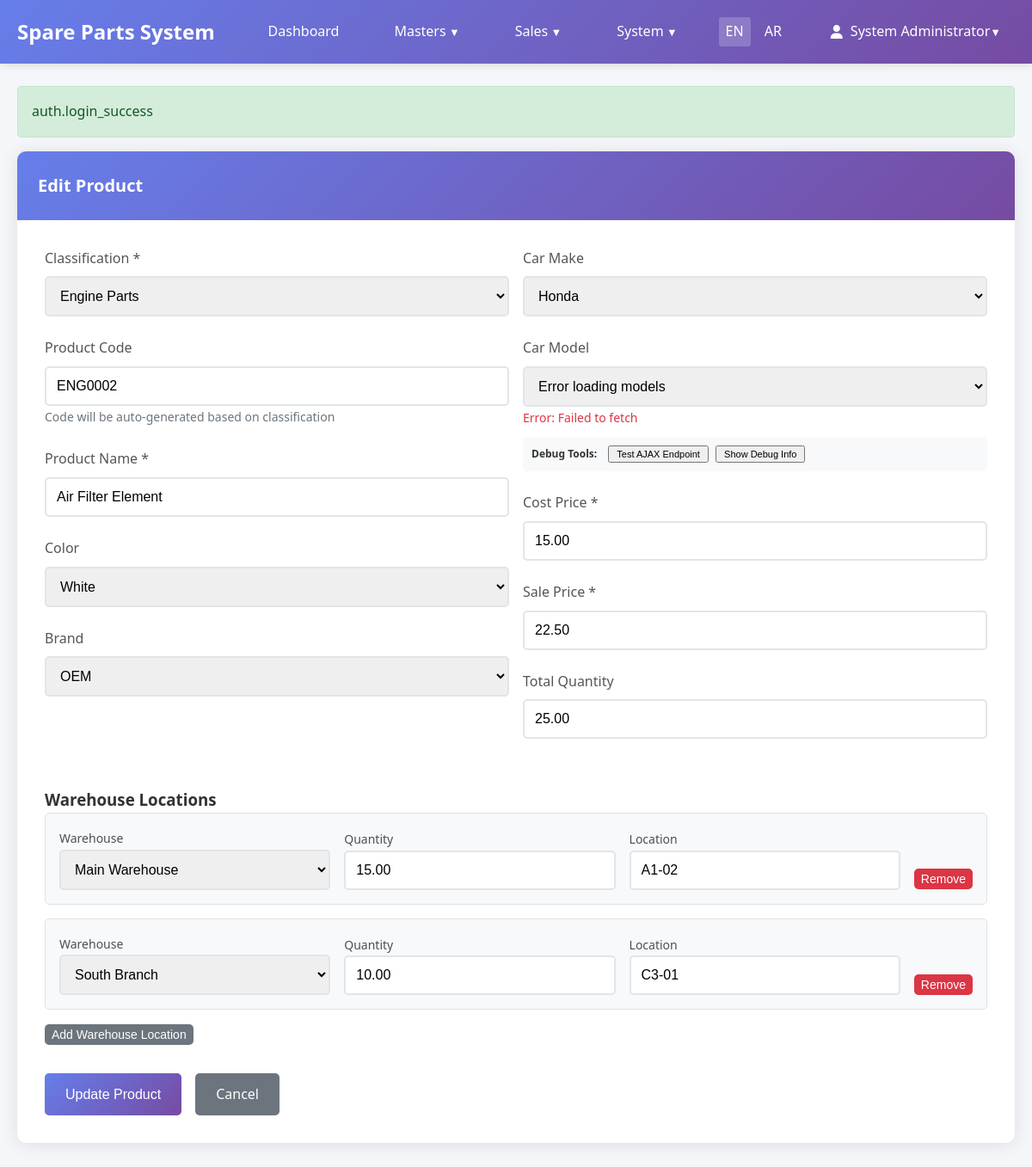
Screenshot of /products/2/edit (signed in) with the database file from the repository.
### tables this page shows
CREATE TABLE `sp_products` (
  `id` int NOT NULL AUTO_INCREMENT,
  `classification` varchar(100) NOT NULL,
  `code` varchar(50) NOT NULL,
  `name` varchar(255) NOT NULL,
  `cost_price` decimal(12,2) DEFAULT '0.00',
  `sale_price` decimal(12,2) DEFAULT '0.00',
  `currency_code` varchar(3) NOT NULL DEFAULT 'EGP',
  `color` varchar(100) DEFAULT NULL,
  `brand` varchar(100) DEFAULT NULL,
  `car_make` varchar(100) DEFAULT NULL,
  `car_model` varchar(100) DEFAULT NULL,
  `total_qty` decimal(10,2) NOT NULL DEFAULT '0.00',
  `reserved_quotes` decimal(10,2) NOT NULL DEFAULT '0.00',
  `reserved_orders` decimal(10,2) NOT NULL DEFAULT '0.00',
  `created_at` timestamp NOT NULL DEFAULT CURRENT_TIMESTAMP,
  PRIMARY KEY (`id`),
  UNIQUE KEY `code` (`code`),
  KEY `idx_classification` (`classification`),
  KEY `idx_name` (`name`),
  KEY `idx_brand` (`brand`),
  KEY `idx_car_make_model` (`car_make`,`car_model`),
  KEY `fk_products_currency` (`currency_code`),
  CONSTRAINT `fk_products_currency` FOREIGN KEY (`currency_code`) REFERENCES `sp_currencies` (`code`) ON UPDATE CASCADE
);

CREATE TABLE `sp_dropdowns` (
  `id` int NOT NULL AUTO_INCREMENT,
  `category` enum('color','brand','car_make','car_model','classification') NOT NULL,
  `value` varchar(255) NOT NULL,
  `parent_id` int DEFAULT NULL,
  `created_at` timestamp NOT NULL DEFAULT CURRENT_TIMESTAMP,
  PRIMARY KEY (`id`),
  KEY `idx_category` (`category`),
  KEY `idx_parent` (`parent_id`),
  KEY `idx_category_parent` (`category`,`parent_id`),
  CONSTRAINT `fk_dropdowns_parent` FOREIGN KEY (`parent_id`) REFERENCES `sp_dropdowns` (`id`) ON DELETE CASCADE
);

CREATE TABLE `sp_product_locations` (
  `id` int NOT NULL AUTO_INCREMENT,
  `product_id` int NOT NULL,
  `warehouse_id` int NOT NULL,
  `location_label` varchar(255) DEFAULT NULL,
  `qty` decimal(10,2) NOT NULL DEFAULT '0.00',
  PRIMARY KEY (`id`),
  UNIQUE KEY `product_warehouse` (`product_id`,`warehouse_id`),
  KEY `fk_product_locations_warehouse` (`warehouse_id`),
  CONSTRAINT `fk_product_locations_product` FOREIGN KEY (`product_id`) REFERENCES `sp_products` (`id`) ON DELETE CASCADE,
  CONSTRAINT `fk_product_locations_warehouse` FOREIGN KEY (`warehouse_id`) REFERENCES `sp_warehouses` (`id`) ON DELETE CASCADE
);

CREATE TABLE `sp_warehouses` (
  `id` int NOT NULL AUTO_INCREMENT,
  `name` varchar(255) NOT NULL,
  `address` text,
  `capacity` decimal(10,2) DEFAULT NULL,
  `responsible_name` varchar(255) DEFAULT NULL,
  `responsible_email` varchar(255) DEFAULT NULL,
  `responsible_phone` varchar(50) DEFAULT NULL,
  `created_at` timestamp NOT NULL DEFAULT CURRENT_TIMESTAMP,
  PRIMARY KEY (`id`),
  KEY `idx_name` (`name`)
);

### app/views/products/form.php (the view, shortened to what the rows shown need)
<?php
$isEdit = isset($product);
?>
<div class="card">
    <div class="card-header">
        <h1 class="card-title">
            <?= $isEdit ? 'Edit' : 'Create' ?> Product
        </h1>
    </div>
    <div class="card-body">
        <form method="POST" action="<?= $isEdit ? '/products/' . $product['id'] : '/products' ?>" id="productForm">
            <div class="row">
                <div class="col-md-6">
                    <div class="form-group">
                        <label for="classification" class="form-label">Classification *</label>
                        <select name="classification" id="classification" class="form-control" required>
                            <?php foreach ($dropdowns['classifications'] as $classification): ?>
                                <option value="<?= Helpers::escape($classification['value']) ?>"
                                        <?= ($isEdit && $product['classification'] == $classification['value']) ? 'selected' : '' ?>>
                                    <?= Helpers::escape($classification['value']) ?>
                                </option>
                            <?php endforeach; ?>
                        </select>
                    </div>
                    <div class="form-group">
                        <label for="code" class="form-label">Product Code</label>
                        <input
                            type="text"
                            name="code"
                            id="code"
                            class="form-control"
                            value="<?= $isEdit ? Helpers::escape($product['code']) : '' ?>"
                            placeholder="Auto-generated if empty"
                            readonly
                        >
                        <small class="form-text">Code will be auto-generated based on classification</small>
                    </div>
                    <div class="form-group">
                        <label for="name" class="form-label">Product Name *</label>
                        <input
                            type="text"
                            name="name"
                            id="name"
                            class="form-control"
                            value="<?= $isEdit ? Helpers::escape($product['name']) : Helpers::old('name') ?>"
                            required
                        >
                    </div>
                    <div class="form-group">
                        <label for="color" class="form-label">Color</label>
                        <select name="color" id="color" class="form-control">
                            <?php foreach ($dropdowns['colors'] as $color): ?>
                                <option value="<?= Helpers::escape($color['value']) ?>"
                                        <?= ($isEdit && $product['color'] == $color['value']) ? 'selected' : '' ?>>
                                    <?= Helpers::escape($color['value']) ?>
                                </option>
                            <?php endforeach; ?>
                        </select>
                    </div>
                    <div class="form-group">
                        <label for="brand" class="form-label">Brand</label>
                        <select name="brand" id="brand" class="form-control">
                            <?php foreach ($dropdowns['brands'] as $brand): ?>
                                <option value="<?= Helpers::escape($brand['value']) ?>"
                                        <?= ($isEdit && $product['brand'] == $brand['value']) ? 'selected' : '' ?>>
                                    <?= Helpers::escape($brand['value']) ?>
                                </option>
                            <?php endforeach; ?>
                        </select>
                    </div>
                </div>
                <div class="col-md-6">
                    <div class="form-group">
                        <label for="car_make" class="form-label">Car Make</label>
                        <select name="car_make" id="car_make" class="form-control" onchange="loadCarModels(this.value)">
                            <?php foreach ($dropdowns['car_makes'] as $make): ?>
                                <option value="<?= Helpers::escape($make['value']) ?>"
                                        data-id="<?= $make['id'] ?>"
                                        <?= ($isEdit && $product['car_make'] == $make['value']) ? 'selected' : '' ?>>
                                    <?= Helpers::escape($make['value']) ?>
                                </option>
                            <?php endforeach; ?>
                        </select>
                    </div>
                    <div class="form-group">
                        <label for="car_model" class="form-label">Car Model</label>
                        <select name="car_model" id="car_model" class="form-control">
                            <option value="">Select Car Model</option>
                        </select>
                        <small id="car_model_status" class="form-text"></small>
                    </div>
                    <div class="form-group">
                        <label for="cost_price" class="form-label">Cost Price *</label>
                        <input
                            type="number"
                            name="cost_price"
                            id="cost_price"
                            class="form-control"
                            step="0.01"
                            min="0"
                            value="<?= $isEdit ? $product['cost_price'] : Helpers::old('cost_price') ?>"
                            required
                        >
                    </div>
                    <div class="form-group">
                        <label for="sale_price" class="form-label">Sale Price *</label>
                        <input
                            type="number"
                            name="sale_price"
                            id="sale_price"
                            class="form-control"
                            step="0.01"
                            min="0"
                            value="<?= $isEdit ? $product['sale_price'] : Helpers::old('sale_price') ?>"
                            required
                        >
                    </div>
                    <div class="form-group">
                        <label for="total_qty" class="form-label">Total Quantity</label>
                        <input
                            type="number"
                            name="total_qty"
                            id="total_qty"
                            class="form-control"
                            step="0.01"
                            min="0"
                            value="<?= $isEdit ? $product['total_qty'] : '0' ?>"
                        >
                    </div>
                </div>
            </div>
            <div class="warehouse-locations" style="margin-top: 2rem;">
                <h3>Warehouse Locations</h3>
                <div id="warehouse-locations-container">
                    <?php if ($isEdit && !empty($locations)): ?>
                        <?php foreach ($locations as $index => $location): ?>
                            <div class="warehouse-location-row" style="display: flex; gap: 1rem; margin-bottom: 1rem; align-items: end;">
                                <div style="flex: 1;">
                                    <label>Warehouse</label>
                                    <select name="warehouses[]" class="form-control">
                                        <?php foreach ($warehouses as $warehouse): ?>
                                            <option value="<?= $warehouse['id'] ?>"
                                                    <?= $warehouse['id'] == $location['warehouse_id'] ? 'selected' : '' ?>>
                                                <?= Helpers::escape($warehouse['name']) ?>
                                            </option>
                                        <?php endforeach; ?>
                                    </select>
                                </div>
                                <div style="flex: 1;">
                                    <label>Quantity</label>
                                    <input type="number" name="quantities[]" class="form-control" step="0.01"
                                           value="<?= $location['qty'] ?>">
                                </div>
                                <div style="flex: 1;">
                                    <label>Location</label>
                                    <input type="text" name="locations[]" class="form-control"
                                           placeholder="A1-01" value="<?= Helpers::escape($location['location_label']) ?>">
                                </div>
                                <div>
                                    <button type="button" onclick="removeWarehouseRow(this)" class="btn btn-danger btn-sm">Remove</button>
                                </div>
                            </div>
                        <?php endforeach; ?>
                    <?php endif; ?>
                </div>
                <button type="button" onclick="addWarehouseRow()" class="btn btn-secondary btn-sm">Add Warehouse Location</button>
            </div>
            <div style="display: flex; gap: 1rem; margin-top: 2rem;">
                <button type="submit" class="btn btn-primary">
                    <?= $isEdit ? 'Update' : 'Create' ?> Product
                </button>
                <a href="/products" class="btn btn-secondary">Cancel</a>
            </div>
        </form>
    </div>
</div>
<?php
include __DIR__ . '/../layouts/base.php';
?>

### app/core/Router.php (shortened to what the rows shown need)
<?php
class Router
{
    private array $routes = [];
    private array $groupStack = [];
    public function group(array $attributes, callable $callback): void
    {
        $this->groupStack[] = $attributes;
        array_pop($this->groupStack);
    }
    private function addRoute(string $method, string $path, string $action): void
    {
        $path = '/' . trim($path, '/');
        if ($path !== '/') {
            $path = rtrim($path, '/');
        }
        $route = [
            'method' => $method,
            'path' => $path,
            'action' => $action,
            'middleware' => $this->getGroupMiddleware()
        ];
        $this->routes[] = $route;
    }
    private function getGroupMiddleware(): array
    {
        $middleware = [];
        foreach ($this->groupStack as $group) {
            if (isset($group['auth']) && $group['auth']) {
                $middleware[] = 'auth';
            }
        }
        return $middleware;
    }
    public function resolve(): void
    {
        $method = $_SERVER['REQUEST_METHOD'];
        $path = parse_url($_SERVER['REQUEST_URI'], PHP_URL_PATH);
        $path = '/' . trim($path, '/');
        if ($path !== '/') {
            $path = rtrim($path, '/');
        }
        foreach ($this->routes as $route) {
            if ($route['method'] === $method && $this->matchPath($route['path'], $path)) {
                $this->executeAction($route['action'], $this->extractParams($route['path'], $path));
                return;
            }
        }
    }
    private function matchPath(string $routePath, string $requestPath): bool
    {
        $pattern = preg_replace('/\{[^}]+\}/', '([^/]+)', $routePath);
        $pattern = '#^' . $pattern . '$#';
        return (bool) preg_match($pattern, $requestPath);
    }
    private function extractParams(string $routePath, string $requestPath): array
    {
        $params = [];
        preg_match_all('/\{([^}]+)\}/', $routePath, $paramNames);
        $pattern = preg_replace('/\{[^}]+\}/', '([^/]+)', $routePath);
        $pattern = '#^' . $pattern . '$#';
        if (preg_match($pattern, $requestPath, $matches)) {
            array_shift($matches);
            foreach ($paramNames[1] as $index => $name) {
                if (isset($matches[$index])) {
                    $params[$name] = $matches[$index];
                }
            }
        }
        return $params;
    }
    private function executeAction(string $action, array $params = []): void
    {
        [$controllerName, $methodName] = explode('@', $action);
        $controller = new $controllerClass();
        $controller->$methodName($params);
    }
}

### rows the page displays
sp_products: classification "Engine Parts", code "ENG0002", name "Air Filter Element", color "White", brand "OEM", car_make "Honda", cost_price "15.00", sale_price "22.50", total_qty "25.00"
sp_product_locations: warehouse.name "Main Warehouse", qty "15.00", location_label "A1-02"
sp_product_locations: warehouse.name "South Branch", qty "10.00", location_label "C3-01"

### other values shown
Helpers::escape($message) "auth.login_success"
